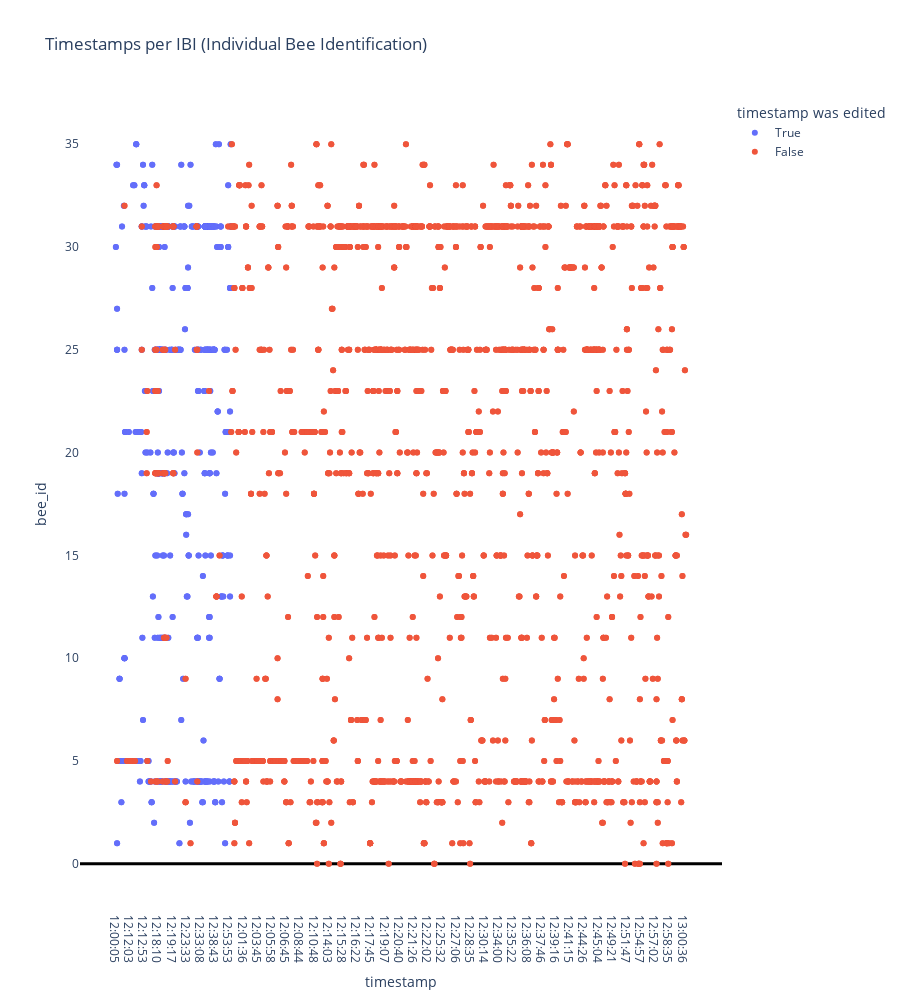

Notebook code cell kept with this figure:
### Markdown cell above
## Plot motion events for each Bee ID

### Code cell
plot_timestamps_per_bee_ID(logs.__deepcopy__(), renderer="")

### Figure 1 — Plotly figure (JSON) as saved in the notebook; plotly's stock layout.template omitted (floating-point values rounded to 4 significant figures; data arrays with more than 128 entries replaced by an {"elided": "..."} marker saying what was removed)
{"data": [{"hovertemplate": "timestamp was edited=True<br>timestamp=%{x}<br>bee_id=%{y}<extra></extra>", "legendgroup": "True", "marker": {"color": "#636efa", "symbol": "circle"}, "mode": "markers", "name": "True", "orientation": "v", "showlegend": true, "type": "scatter", "x": {"elided": "990 str values"}, "xaxis": "x", "y": {"elided": "990 int values"}, "yaxis": "y"}, {"hovertemplate": "timestamp was edited=False<br>timestamp=%{x}<br>bee_id=%{y}<extra></extra>", "legendgroup": "False", "marker": {"color": "#EF553B", "symbol": "circle"}, "mode": "markers", "name": "False", "orientation": "v", "showlegend": true, "type": "scatter", "x": {"elided": "3476 str values"}, "xaxis": "x", "y": {"elided": "3476 int values"}, "yaxis": "y"}], "layout": {"height": 1000, "legend": {"title": {"text": "timestamp was edited"}, "tracegroupgap": 0}, "plot_bgcolor": "white", "title": {"text": "Timestamps per IBI (Individual Bee Identification)"}, "xaxis": {"anchor": "y", "domain": [0, 1], "showgrid": false, "title": {"text": "timestamp"}}, "yaxis": {"anchor": "x", "domain": [0, 1], "showgrid": false, "title": {"text": "bee_id"}, "zeroline": true, "zerolinecolor": "black", "zerolinewidth": 3}}}
